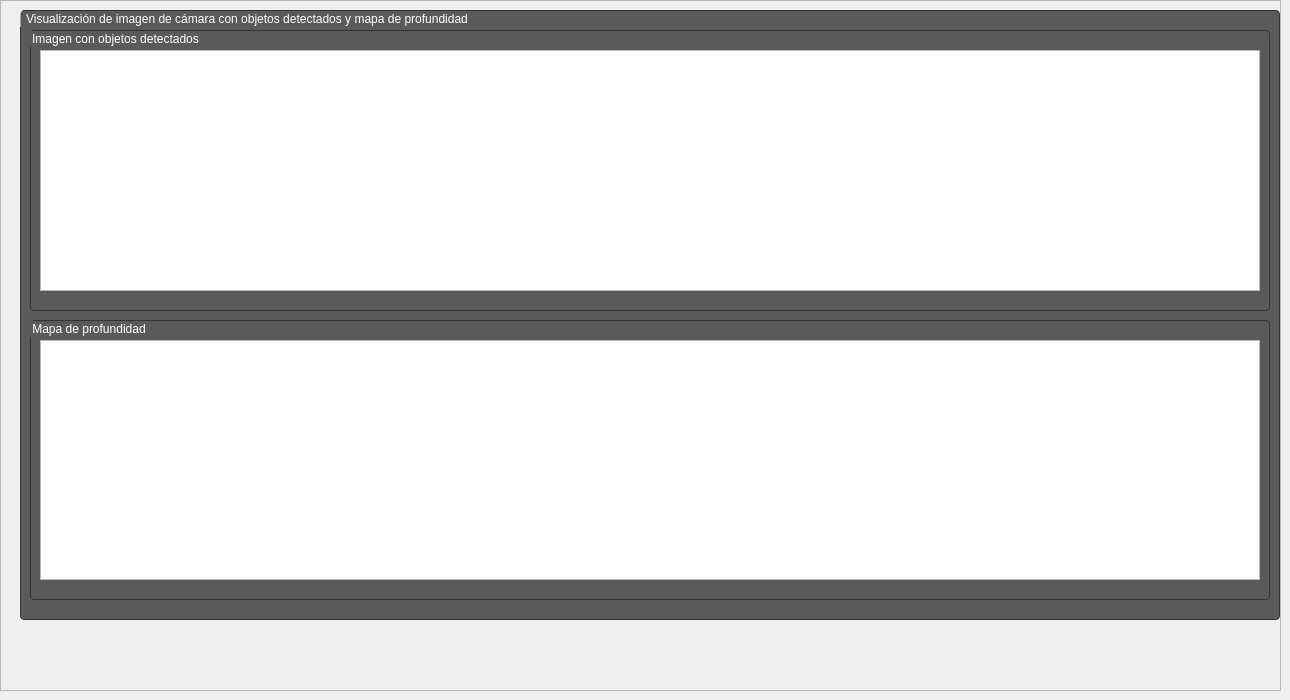
               <widget class="QWidget" name="page">
                <widget class="QFrame" name="frame_9">
                 <property name="geometry">
                  <rect>
                   <x>0</x>
                   <y>0</y>
                   <width>1281</width>
                   <height>691</height>
                  </rect>
                 </property>
                 <property name="frameShape">
                  <enum>QFrame::StyledPanel</enum>
                 </property>
                 <property name="frameShadow">
                  <enum>QFrame::Raised</enum>
                 </property>
                 <widget class="QGroupBox" name="groupBox_14">
                  <property name="geometry">
                   <rect>
                    <x>20</x>
                    <y>10</y>
                    <width>1260</width>
                    <height>610</height>
                   </rect>
                  </property>
                  <property name="styleSheet">
                   <string notr="true">QGroupBox{
	border:1px solid rgb(51,51,51);	
	border-radius:4px;
	color:white;
	background:rgb(91,90,90);
}</string>
                  </property>
                  <property name="title">
                   <string>Visualización de imagen de cámara con objetos detectados y mapa de profundidad</string>
                  </property>
                  <widget class="QGroupBox" name="groupBox_15">
                   <property name="geometry">
                    <rect>
                     <x>10</x>
                     <y>20</y>
                     <width>1240</width>
                     <height>281</height>
                    </rect>
                   </property>
                   <property name="title">
                    <string>Imagen con objetos detectados</string>
                   </property>
                   <widget class="QGraphicsView" name="Image_DetectObject">
                    <property name="geometry">
                     <rect>
                      <x>10</x>
                      <y>20</y>
                      <width>1220</width>
                      <height>241</height>
                     </rect>
                    </property>
                   </widget>
                  </widget>
                  <widget class="QGroupBox" name="groupBox_16">
                   <property name="geometry">
                    <rect>
                     <x>10</x>
                     <y>310</y>
                     <width>1240</width>
                     <height>280</height>
                    </rect>
                   </property>
                   <property name="title">
                    <string>Mapa de profundidad</string>
                   </property>
                   <widget class="QGraphicsView" name="Image_DepthMap">
                    <property name="geometry">
                     <rect>
                      <x>10</x>
                      <y>20</y>
                      <width>1220</width>
                      <height>240</height>
                     </rect>
                    </property>
                   </widget>
                  </widget>
                 </widget>
                </widget>
               </widget>
